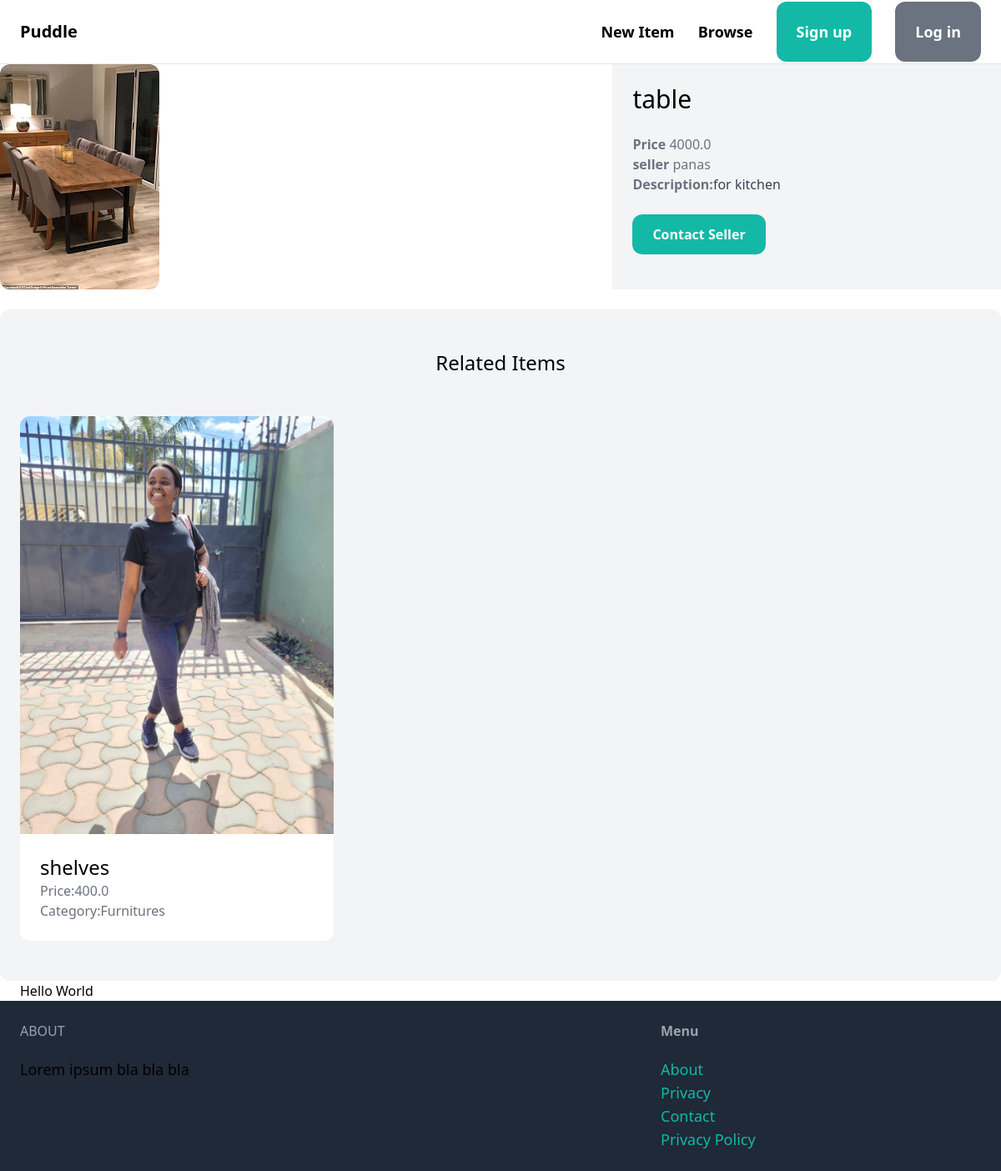
Page /items/1/ on the committed database.
### item/models.py (models this page shows)
class Item(models.Model):
    Category = models.ForeignKey(Category,related_name='items',on_delete=models.CASCADE)
    name= models.CharField(max_length=225)
    description =  models.TextField(blank=True,null=True)
    price = models.FloatField()
    is_sold = models.BooleanField(default=False)
    image=models.ImageField(upload_to='item_images', blank=True, null=True)
    created_at = models.DateTimeField(auto_now_add=True)
    created_by = models .ForeignKey(User, related_name="items",on_delete=models.CASCADE)

class Category(models.Model):
    name= models.CharField(max_length=225)
    class Meta:
        ordering = ('name',)
        verbose_name_plural = 'Categories'
    def __str__(self) -> str:
        return self.name

### item/views.py (the view)
# urls.py: path('<int:pk>/',views.detail,name='detail'),
def detail(request, pk):
    item= get_object_or_404(Item,pk=pk)
    related_items= Item.objects.filter(Category=item.Category, is_sold=False).exclude(pk=pk)[0:3]
    return render(request, 'item/detail.html',{
        'item':item,
        'related_items': related_items
    })

### item/templates/item/detail.html (shortened to what this page needs)
{%extends "core/base.html"%}
{%block content%}
<div class="grid grid-cols-5 gap-6">
    <div class="col-span-3">
        <img src="{{item.image.url}}" class = "rounded-xl">
    </div>
    <div class ="col-span-2 p-6 bg-gray-100 rouded-xl">
        <h1 class="mb-6 text-3xl "> {{item.name}}</h1>
        <p class = 'text-gray-500'><strong>Price</strong> {{item.price}}</p>
        <p class = 'text-gray-500'><strong>seller</strong> {{item.created_by.username}}</p>
        {%if item.description%}
        <p class = 'text-gray-700'><strong class='text-gray-500'>Description:</strong>{{item.description}}</p>
        {%endif%}
        <a href= "#" class="inline-block mt-6 px-6 py-3 text-large
         font-semibold bg-teal-500 text-white hover:bg-teal-700 rounded-xl "> Contact Seller</a>
    </div>
</div>
<div class= "mt-6 px-6 py-12 bg-gray-100 rounded-xl">
    <h2 class = "mb-12 text-2xl text-center">Related Items</h2>
    <div class= "grid grid-cols-3 gap-3">
        {%for item in related_items%}
        <a href="{%url 'item:detail' item.id%}">
        <div>
            <img src="{{item.image.url}}" class = 'rounded-t-xl'>
        </div>
        <div class ='p-6 bg-white rounded-b-xl'>
            <h2 class='text-2xl'>{{item.name}}</h2>
            <p class = "text-gray-500">Price:{{item.price}} </p>
            <p class = "text-gray-500">Category:{{item.Category}}</p>
        </div>
        </a>
        {%endfor%}
    </div>
</div>
{%endblock%}

### rows in the picture
Item: image (picture), name "table", price "4000.0", created_by.username "panas", description "for kitchen"
Item: image (picture), name "shelves", price "400.0", Category "Furnitures"
